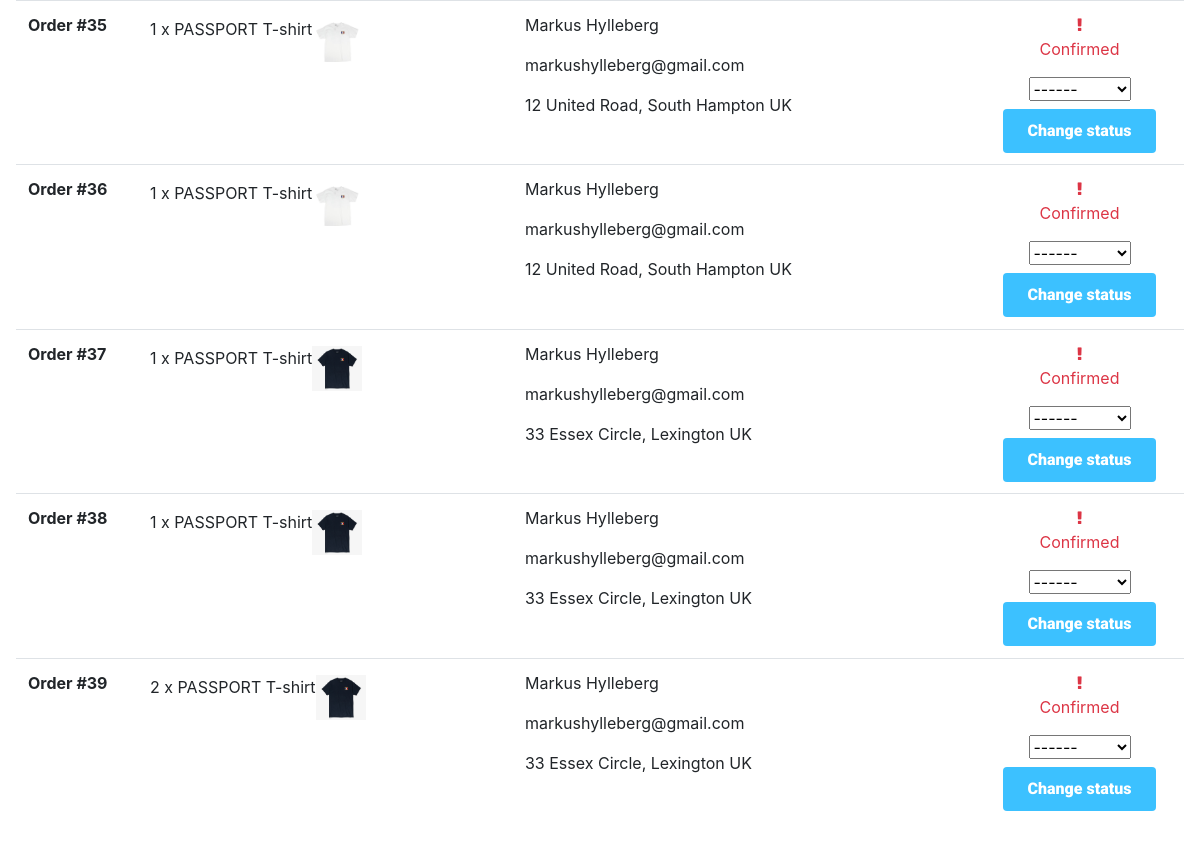
Before: /shop/order_overview/ (lower part) with the older database file.
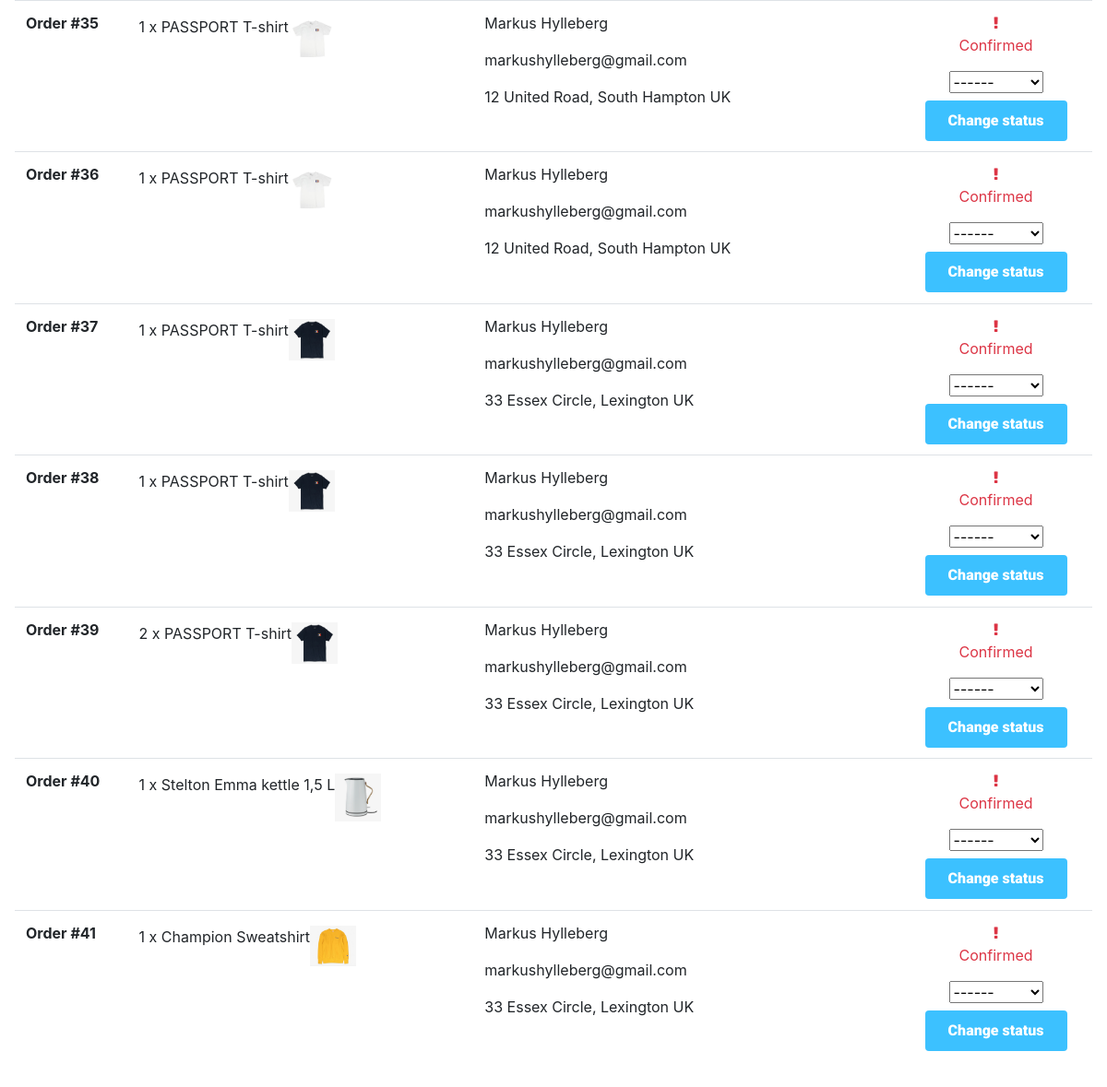
After: the same page with the newer database file.
### shop/models.py (models this page shows, shortened)
class Invoice(models.Model):
    user = models.ForeignKey(User, null=True, on_delete=models.SET_NULL)
    shipping_method = models.ForeignKey(ShippingMethod, null=True, on_delete=models.SET_NULL)
    transaction_datetime = models.DateTimeField(default=datetime.now, blank=True)
    total_price = models.DecimalField(max_digits=19, decimal_places=2)
    shipping_address = models.CharField(max_length=200)
    shipping_city = models.CharField(max_length=120)
    shipping_country = models.CharField(max_length=100)
    status = models.CharField(max_length=20, default='Confirmed')

class InvoiceProduct(models.Model):
    invoice = models.ForeignKey(Invoice, on_delete=models.CASCADE, related_name='invoice_products')
    product = models.ForeignKey(ProductVariant, on_delete=models.CASCADE)
    quantity = models.PositiveIntegerField()

class ProductVariant(models.Model):
    product = models.ForeignKey(Product, on_delete=models.CASCADE)
    price = models.DecimalField(max_digits=19, decimal_places=2)
    image = models.ImageField(validators=[FileExtensionValidator(allowed_extensions=['jpg', 'png', 'jpeg'])])

class Product(models.Model):
    title = models.CharField(max_length=150)
    description = models.TextField()
    category = models.ForeignKey(
        ProductCategory, null=True, on_delete=models.SET_NULL)

### shop/views.py (the view, shortened to what this page needs)
# urls.py: path('order_overview/', views.order_overview, name='order_overview'),
def order_overview(req):
    invoices = Invoice.objects.all()
    invoice_products = InvoiceProduct.objects.all()
    context = {
        'invoices': invoices,
        'invoice_products': invoice_products
    }
    return render(req, 'pages/administator/order_overview.html', context)

### shop/templates/pages/administator/order_overview.html (shortened to what this page needs)
{% extends '_base.html' %}
{% block content %}
    <div class="p-3 space-for-nav">
        <table class="table">
        <tbody>
            {% for invoice in invoices %}
                <tr>
                    <th scope="row">Order #{{ invoice.id }}</th>
                    <td>
                        {% for invoice_product in invoice_products %}
                            {% if invoice_product.invoice.id == invoice.id %}
                                <div class="d-flex my-1">
                                    <p>{{ invoice_product.quantity }} x {{ invoice_product.product.product.title }}</p>
                                    <img class="very-small-img" src="{{ invoice_product.product.image.url }}">
                                </div>
                            {% endif %}
                        {% endfor %}
                    </td>
                    <td>
                        <div>
                            <p>{{ invoice.user.first_name }} {{ invoice.user.last_name }}</p>
                            <p>{{ invoice.user.email }}</p>
                            <p>{{ invoice.shipping_address }}, {{ invoice.shipping_city }} {{ invoice.shipping_country }}</p>
                        </div>
                    </td>
                    <td>
                        <div class="text-center">
                            {% if invoice.status == 'Confirmed' %}
                                <i class="fa fa-exclamation text-danger"></i>
                                <p class="text-danger">{{ invoice.status }}</p>
                            {% elif invoice.status == 'Shipped' %}
                                <i class="fa fa-truck text-info"></i>
                                <p class="text-info">{{ invoice.status }}</p>
                            {% else %}
                                <i class="fa fa-check-circle text-success"></i>
                                <p class="text-success">{{ invoice.status }}</p>
                            {% endif %}
                            <form action="{% url 'shop:order_overview' %}" method="POST">
                                <select name="order_status">
                                    <option value="0" selected>------</option>
                                </select>
                                <br />
                                <button class="btn btn-primary mt-2">Change status</button>
                            </form>
                        </div>
                    </td>
                </tr>
                <tr>
            {% endfor %}
        </tbody>
        </table>
    </div>
{% endblock %}

Changed rows visible on the page:
added Invoice: id "40", user.first_name "Markus", user.last_name "Hylleberg", user.email "markushylleberg@gmail.com", shipping_address "33 Essex Circle", shipping_city "Lexington", shipping_country "UK", status "Confirmed"
added InvoiceProduct: quantity "1", product.product "Stelton Emma kettle 1,5 L", product.image (picture), shown under "40"
added Invoice: id "41", user.first_name "Markus", user.last_name "Hylleberg", user.email "markushylleberg@gmail.com", shipping_address "33 Essex Circle", shipping_city "Lexington", shipping_country "UK", status "Confirmed"
added InvoiceProduct: quantity "1", product.product "Champion Sweatshirt", product.image (picture), shown under "41"
